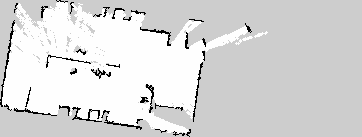
#> input picture ros2/src/uet_amr_maps/maps/304/304.pgm, 362 x 137 px
$ python clean_map.py ../../uet_amr_maps/maps/304/304.pgm
#> lines starting #> are read from the running program, lines starting #| are printed output that depends on the picture; after the words box and inside, x2 and y2 are one past the last pixel; in counts of white or black regions, pixels touching at a corner belong together
#!/usr/bin/env python3
# Copyright (c) 2026 Department of Robotics, University of Engineering and
#                    Technology, Vietnam National University, Hanoi (VNU).
#
# Permission is hereby granted, free of charge, to any person obtaining a copy
# of this software and associated documentation files (the "Software"), to
# deal in the Software without restriction, including without limitation the
# rights to use, copy, modify, merge, publish, distribute, sublicense, and/or
# sell copies of the Software, and to permit persons to whom the Software is
# furnished to do so, subject to the following conditions:
#
# The above copyright notice and this permission notice shall be included in
# all copies or substantial portions of the Software.
#
# THE SOFTWARE IS PROVIDED "AS IS", WITHOUT WARRANTY OF ANY KIND, EXPRESS OR
# IMPLIED, INCLUDING BUT NOT LIMITED TO THE WARRANTIES OF MERCHANTABILITY,
# FITNESS FOR A PARTICULAR PURPOSE AND NONINFRINGEMENT. IN NO EVENT SHALL THE
# AUTHORS OR COPYRIGHT HOLDERS BE LIABLE FOR ANY CLAIM, DAMAGES OR OTHER
# LIABILITY, WHETHER IN AN ACTION OF CONTRACT, TORT OR OTHERWISE, ARISING
# FROM, OUT OF OR IN CONNECTION WITH THE SOFTWARE OR THE USE OR OTHER
# DEALINGS IN THE SOFTWARE.

"""Clean lidar artefacts out of a saved trinary occupancy map (.pgm) in place.

Run by save_map.launch.py after map_saver_cli; also usable by hand: clean_map.py <map.pgm>
"""

import sys

import cv2
import numpy as np

# map_saver_cli trinary pixel values.
_PGM_OCCUPIED, _PGM_UNKNOWN, _PGM_FREE = 0, 205, 254


def clean_pgm(path, min_occupied_px=12, min_free_px=25, free_ray_width_px=3):
    """Remove incomplete scan artefacts from a saved trinary map in place; returns the number of pixels changed.

    Occupied blobs smaller than min_occupied_px (stray hits, ragged reflections beside walls) become
    free if they touch free space, else unknown. Free structures thinner than free_ray_width_px (the
    single beams that poke into unknown space) and free blobs smaller than min_free_px become unknown.
    """
    image = cv2.imread(path, cv2.IMREAD_UNCHANGED)
    if image is None or image.ndim != 2:
        raise RuntimeError(f'Could not read {path} as a grayscale image')
    cleaned = image.copy()
    kernel = np.ones((3, 3), np.uint8)

    def small_blobs(mask, limit):
        count, labels, stats, _ = cv2.connectedComponentsWithStats(mask.astype(np.uint8), connectivity=8)
        return np.isin(labels, [i for i in range(1, count) if stats[i, cv2.CC_STAT_AREA] < limit])

    free = image == _PGM_FREE
    speckle = small_blobs(image == _PGM_OCCUPIED, min_occupied_px)
    beside_free = speckle & cv2.dilate(free.astype(np.uint8), kernel).astype(bool)
    cleaned[speckle] = _PGM_UNKNOWN
    cleaned[beside_free] = _PGM_FREE

    opened = cv2.morphologyEx(free.astype(np.uint8), cv2.MORPH_OPEN,
                              cv2.getStructuringElement(cv2.MORPH_ELLIPSE, (free_ray_width_px,) * 2)).astype(bool)
    cleaned[free & ~opened] = _PGM_UNKNOWN
    cleaned[small_blobs(cleaned == _PGM_FREE, min_free_px)] = _PGM_UNKNOWN

    changed = int(np.count_nonzero(cleaned != image))
    if changed:
        cv2.imwrite(path, cleaned)
    return changed


def main():
    if len(sys.argv) != 2:
        print('usage: clean_map.py <map.pgm>', file=sys.stderr)
        return 2
    try:
        changed = clean_pgm(sys.argv[1])
#> in clean_pgm, image is the input picture: shape (137, 362); min 0, max 254, mean 216.8
#> in clean_pgm, `free = image == _PGM_FREE`:
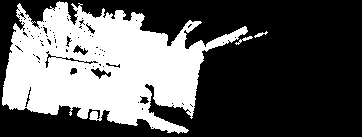
#> free: shape (137, 362) bool; 36.2% white; 3 white regions, box (x1, y1, x2, y2) and area: (2, 1, 248, 134) 17873, (235, 36, 253, 45) 46, (254, 31, 268, 38) 35
#> in small_blobs, `count, labels, stats, _ = cv2.connectedComponentsWithStats(mask.astype..`:
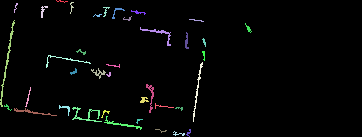
#> labels: shape (137, 362) int32; 39 distinct labels, from 0 to 38; one colour per label, 0 black
#> in small_blobs, `count, labels, stats, _ = cv2.connectedComponentsWithStats(mask.astype..`: count = 39; stats = 39 rows, first 6: [0, 0, 362, 137, 48158], [56, 0, 12, 3, 13], [14, 3, 4, 10, 14], [70, 2, 4, 12, 18], [41, 6, 7, 12, 33], [103, 7, 7, 10, 23]
#> in small_blobs, `return np.isin(labels, [i for i in range(1, count) if stats[i, cv2.CC_..`: returned value: shape (137, 362) bool; every value is 0
#> in clean_pgm, `opened = cv2.morphologyEx(free.astype(np.uint8), cv2.MORPH_OPEN, cv2.g..`: opened: shape (137, 362) bool; 36.1% white; 3 white regions, box (x1, y1, x2, y2) and area: (2, 1, 248, 134) 17838, (235, 36, 253, 45) 46, (254, 31, 268, 38) 35
#> in clean_pgm, `cleaned[free & ~opened] = _PGM_UNKNOWN`: cleaned: shape (137, 362); 0.07% of pixels changed, all inside (x1, y1, x2, y2) = (22, 3, 169, 133)
#> in clean_pgm, `changed = int(np.count_nonzero(cleaned != image))`: changed = 35
#> changed = 35
        print(f'Cleaned {changed} artefact pixels from {sys.argv[1]}')
#| Cleaned 35 artefact pixels from ../../uet_amr_maps/maps/304/304.pgm
    except (RuntimeError, cv2.error, OSError) as exc:
        # The map itself is already saved; a failed cleanup must not fail the save.
        print(f'WARNING: map saved, but cleanup failed: {exc}', file=sys.stderr)
    return 0


if __name__ == '__main__':
    sys.exit(main())
#> (the program exits here)
